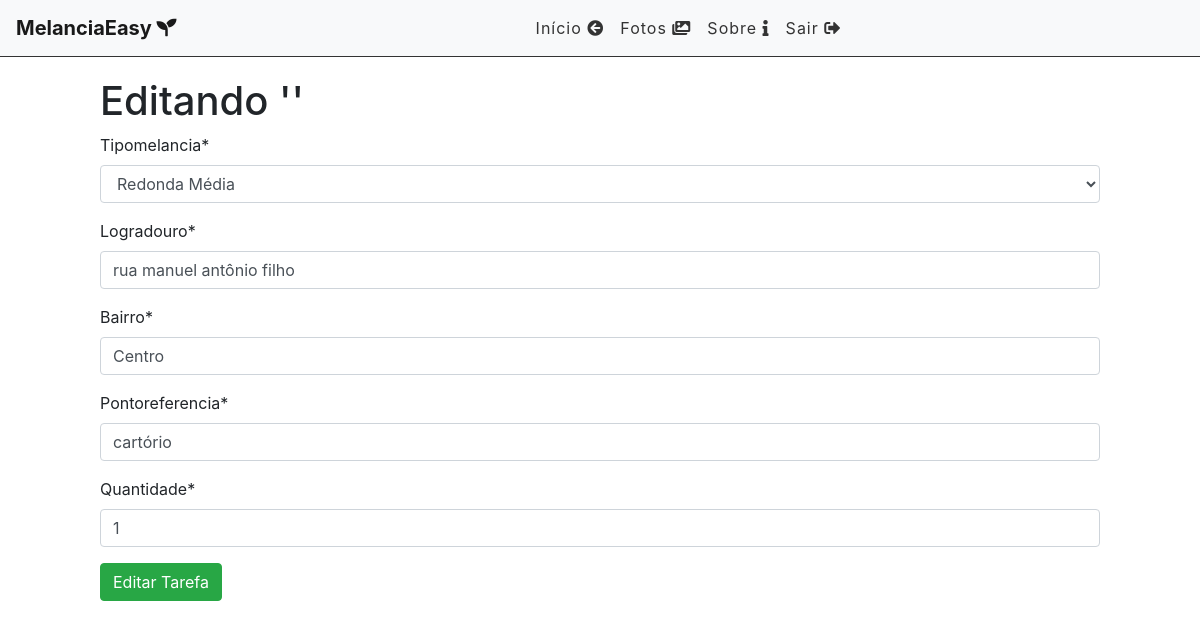
/edit/5 (signed in), run on the app's committed database.
### cliente/models.py (models this page shows, shortened)
class Pedido(models.Model):
    STATUS = (
        ('doing', 'Esperando pedido'),
        ('done', 'Pedido entregue'),
    )
    STATUSTIPO = (
        ('rgrauda', 'Redonda Graúda'),
        ('rmedia', 'Redonda Média'),
        ('rmiuda', 'Redonda Miúda'),
    )
    VALOR = 0.00
    STATUSVALOR = (
        (VALOR, 'Valor não disponível')
    )
    quantidade = models.IntegerField(default=1)
    vendedor = models.CharField(max_length=30, default='Roberto')
    tipomelancia = models.CharField(max_length=7,choices=STATUSTIPO)
    logradouro = models.CharField(max_length=100)
    bairro = models.CharField(max_length=50)
    pontoreferencia = models.CharField(max_length=100)
    valor = models.FloatField(default = VALOR)
    done = models.CharField(
        max_length=5,
        choices=STATUS,
    )
    comentario = models.TextField(max_length=200, default='Sem comentário')
    user = models.ForeignKey(get_user_model(), on_delete=models.CASCADE)
    created_at = models.DateTimeField(auto_now_add=True)
    updated_at = models.DateTimeField(auto_now=True)

### cliente/views.py (the view)
# urls.py: path('edit/<int:id>', views.editPedido, name="edit-pedido"),
@login_required
def editPedido(request, id):
    pedido = get_object_or_404(Pedido, pk=id)
    form = PedidoForm(instance=pedido)
    if(request.method == 'POST'):
        form = PedidoForm(request.POST, instance=pedido)
        if(form.is_valid()):
            pedido.save()
            return redirect('/')
        else:
            return render(reuquest, 'cliente/editpedido.html', {'form': form, 'pedido': pedido})
    else:
        return render(request, 'cliente/editpedido.html', {'form': form, 'pedido': pedido})

### cliente/forms.py
class PedidoForm(forms.ModelForm):
    class Meta:
        model = Pedido
        fields = ('tipomelancia', 'logradouro','bairro', 'pontoreferencia','quantidade')

### cliente/templates/cliente/editpedido.html (shortened to what this page needs)
{% extends 'base.html' %}
{% load crispy_forms_tags %}
{% block content %}
<div class="offset-1 col-10 list-div">
    <h1>Editando '{{pedido.title}}'</h1>
    <form method="POST">
        {{ form|crispy }}
        <input type="submit" class="btn btn-success" value="Editar Tarefa">
    </form>
</div>
{% endblock %}

### cliente/static/css/style.css (style rules this page uses)
.list-div { padding: 0; }

### data on the page
Pedido: tipomelancia "Redonda Média", logradouro "rua manuel antônio filho", bairro "Centro", pontoreferencia "cartório", quantidade "1"
